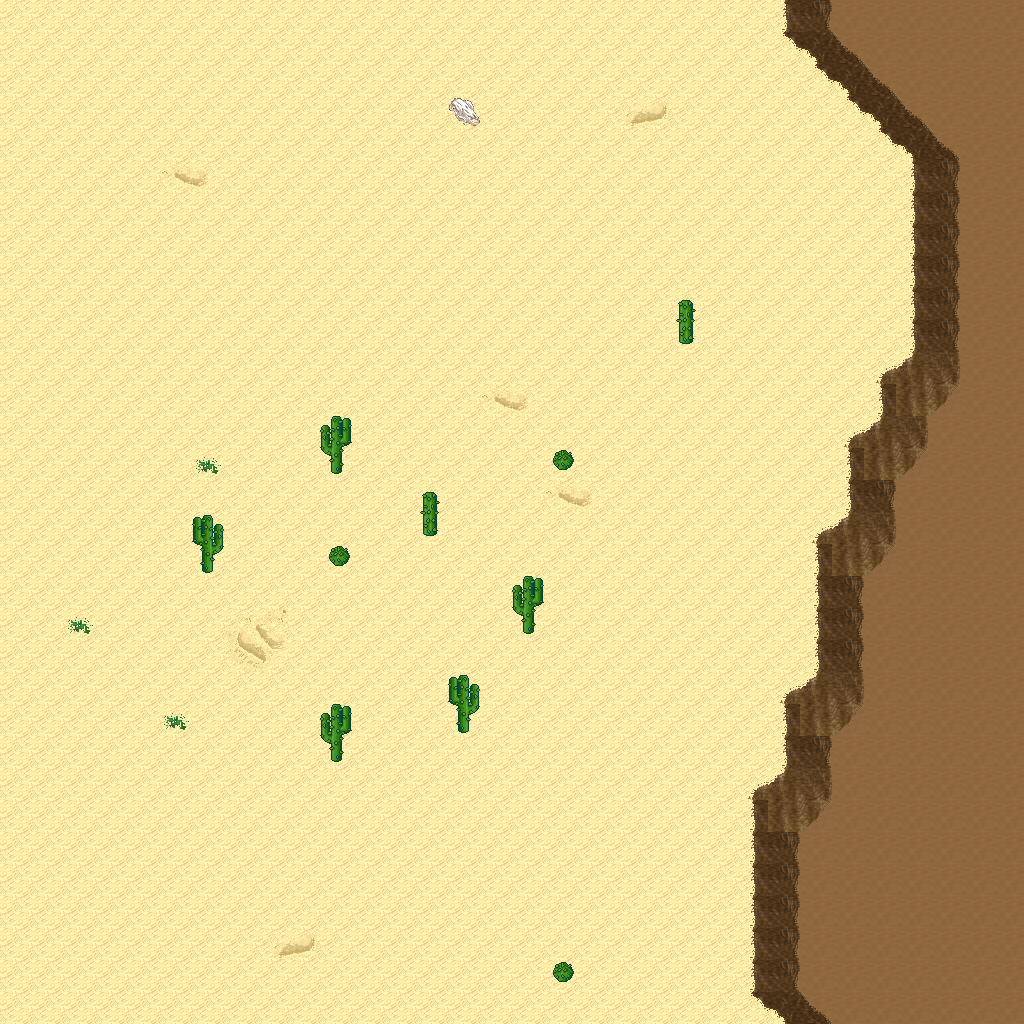

Tiled map render using the project's own tile images. Description and the map definition, with tile-layer contents summarised, below:
An orthogonal 32x32 tile map with 32x32 px tiles, 5 tile layers (Ground, Objects, Objects2, Above, ...), 1 hidden layer not drawn, 12 tilesets.

<map version="1.10" tiledversion="1.11.0" orientation="orthogonal" renderorder="right-down" width="32" height="32" tilewidth="32" tileheight="32" infinite="0" nextlayerid="11" nextobjectid="1">
 <tileset firstgid="1" name="logic_collision" tilewidth="32" tileheight="32" tilecount="1" columns="1">
  <image source="../drawable/logic_collision.png" width="32" height="32" />
 </tileset>
 <tileset firstgid="2" name="ground_ground" tilewidth="32" tileheight="32" tilecount="33" columns="3">
  <image source="../drawable/ground_ground.png" width="96" height="352" />
 </tileset>
 <tileset firstgid="35" name="ground_ridge_earth_pale" tilewidth="32" tileheight="32" tilecount="96" columns="12">
  <image source="../drawable/ground_ridge_earth_pale.png" width="384" height="256" />
 </tileset>
 <tileset firstgid="131" name="ground_ridge_earth_dark" tilewidth="32" tileheight="32" tilecount="96" columns="12">
  <image source="../drawable/ground_ridge_earth_dark.png" width="384" height="256" />
 </tileset>
 <tileset firstgid="227" name="terrain_desert" tilewidth="32" tileheight="32" tilecount="88" columns="8">
  <image source="../drawable/terrain_desert.png" width="256" height="352" />
 </tileset>
 <tileset firstgid="315" name="ground_sand_2" tilewidth="32" tileheight="32" tilecount="15" columns="5">
  <image source="../drawable/ground_sand_2.png" width="160" height="96" />
 </tileset>
 <tileset firstgid="330" name="plant_tree_evergreen" tilewidth="32" tileheight="32" tilecount="36" columns="3">
  <image source="../drawable/plant_tree_evergreen.png" width="96" height="384" />
 </tileset>
 <tileset firstgid="366" name="plant_cactus_2" tilewidth="32" tileheight="32" tilecount="10" columns="5">
  <image source="../drawable/plant_cactus_2.png" width="160" height="64" />
 </tileset>
 <tileset firstgid="376" name="plant_cactus" tilewidth="32" tileheight="32" tilecount="2" columns="1">
  <image source="../drawable/plant_cactus.png" width="32" height="64" />
 </tileset>
 <tileset firstgid="378" name="plant_bush_various_small" tilewidth="32" tileheight="32" tilecount="9" columns="3">
  <image source="../drawable/plant_bush_various_small.png" width="96" height="96" />
 </tileset>
 <tileset firstgid="387" name="plant_tree_tree_green" tilewidth="32" tileheight="32" tilecount="88" columns="8">
  <image source="../drawable/plant_tree_tree_green.png" width="256" height="352" />
 </tileset>
 <tileset firstgid="475" name="building_fence_fence_chunky" tilewidth="32" tileheight="32" tilecount="21" columns="3">
  <image source="../drawable/building_fence_fence_chunky.png" width="96" height="224" />
 </tileset>
 <layer id="1" name="Ground" width="32" height="32">
  <data>[1024 cells, 1024 non-empty, 12 distinct tile ids]</data>
 </layer>
 <layer id="2" name="Objects" width="32" height="32">
  <data>[1024 cells, 89 non-empty, 14 distinct tile ids]</data>
 </layer>
 <layer id="3" name="Objects2" width="32" height="32">
  <data>[1024 cells, 0 non-empty, 0 distinct tile ids]</data>
 </layer>
 <layer id="4" name="Above" width="32" height="32">
  <data>[1024 cells, 7 non-empty, 3 distinct tile ids]</data>
 </layer>
 <layer id="5" name="Above2" width="32" height="32">
  <data>[1024 cells, 0 non-empty, 0 distinct tile ids]</data>
 </layer>
 <layer id="6" name="Walkable" width="32" height="32" visible="0">
  <data>[1024 cells, 48 non-empty, 1 distinct tile ids]</data>
 </layer>
 <objectgroup id="7" name="Mapevents" />
 <objectgroup id="8" name="Spawn" />
 <objectgroup id="9" name="Keys" />
 <objectgroup id="10" name="Replace" />
</map>
